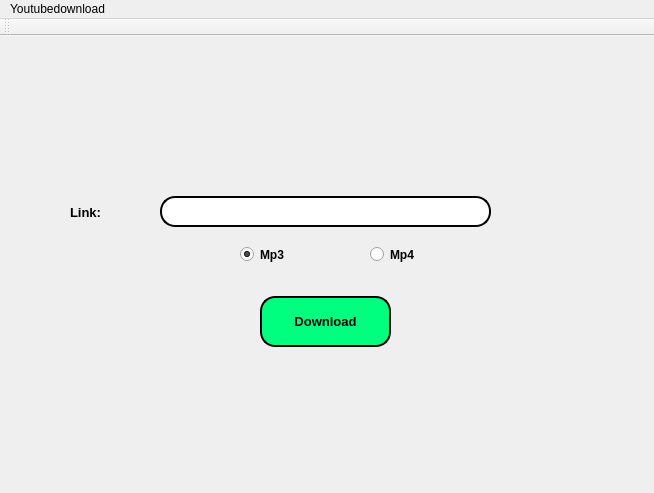
<?xml version="1.0" encoding="UTF-8"?>
<ui version="4.0">
 <class>MainWindow</class>
 <widget class="QMainWindow" name="MainWindow">
  <property name="geometry">
   <rect>
    <x>0</x>
    <y>0</y>
    <width>654</width>
    <height>493</height>
   </rect>
  </property>
  <property name="windowTitle">
   <string>MainWindow</string>
  </property>
  <property name="styleSheet">
   <string notr="true">background-color:rgb(150, 150, 150)rgb(195, 195, 195)</string>
  </property>
  <widget class="QWidget" name="centralwidget">
   <widget class="QLineEdit" name="txt_link">
    <property name="geometry">
     <rect>
      <x>160</x>
      <y>160</y>
      <width>331</width>
      <height>31</height>
     </rect>
    </property>
    <property name="font">
     <font>
      <pointsize>10</pointsize>
     </font>
    </property>
    <property name="styleSheet">
     <string notr="true">background-color: white;
border-style: outset;
border-width: 2px;
border-radius: 15px;</string>
    </property>
   </widget>
   <widget class="QPushButton" name="bt_download">
    <property name="geometry">
     <rect>
      <x>260</x>
      <y>260</y>
      <width>131</width>
      <height>51</height>
     </rect>
    </property>
    <property name="font">
     <font>
      <pointsize>10</pointsize>
      <weight>75</weight>
      <bold>true</bold>
     </font>
    </property>
    <property name="styleSheet">
     <string notr="true">QPushButton{

background-color: rgb(0, 255, 127);
border-style: outset;
border-width: 2px;
border-radius: 15px;
border-color: black;
}
QPushButton:pressed {
background-color: rgb(0, 255, 127);
border-style: outset;
border-width: 2px;
border-radius: 15px;
border-color: white;

}
</string>
    </property>
    <property name="text">
     <string>Download</string>
    </property>
   </widget>
   <widget class="QLabel" name="label_3">
    <property name="geometry">
     <rect>
      <x>70</x>
      <y>170</y>
      <width>47</width>
      <height>13</height>
     </rect>
    </property>
    <property name="font">
     <font>
      <pointsize>10</pointsize>
      <weight>75</weight>
      <bold>true</bold>
     </font>
    </property>
    <property name="text">
     <string>Link:</string>
    </property>
   </widget>
   <widget class="QRadioButton" name="rb_mp3">
    <property name="geometry">
     <rect>
      <x>240</x>
      <y>210</y>
      <width>82</width>
      <height>17</height>
     </rect>
    </property>
    <property name="font">
     <font>
      <weight>75</weight>
      <bold>true</bold>
     </font>
    </property>
    <property name="text">
     <string>Mp3</string>
    </property>
    <property name="checked">
     <bool>true</bool>
    </property>
   </widget>
   <widget class="QRadioButton" name="rb_mp4">
    <property name="geometry">
     <rect>
      <x>370</x>
      <y>210</y>
      <width>82</width>
      <height>17</height>
     </rect>
    </property>
    <property name="font">
     <font>
      <weight>75</weight>
      <bold>true</bold>
     </font>
    </property>
    <property name="text">
     <string>Mp4</string>
    </property>
   </widget>
   <widget class="QLabel" name="label">
    <property name="geometry">
     <rect>
      <x>180</x>
      <y>20</y>
      <width>291</width>
      <height>91</height>
     </rect>
    </property>
    <property name="text">
     <string/>
    </property>
    <property name="pixmap">
     <pixmap>YouTube-Logo.png</pixmap>
    </property>
    <property name="scaledContents">
     <bool>true</bool>
    </property>
   </widget>
  </widget>
  <widget class="QMenuBar" name="menubar">
   <property name="geometry">
    <rect>
     <x>0</x>
     <y>0</y>
     <width>654</width>
     <height>21</height>
    </rect>
   </property>
   <widget class="QMenu" name="menuYoutubedownload">
    <property name="title">
     <string>Youtubedownload</string>
    </property>
   </widget>
   <addaction name="menuYoutubedownload"/>
  </widget>
  <widget class="QToolBar" name="toolBar">
   <property name="windowTitle">
    <string>toolBar</string>
   </property>
   <attribute name="toolBarArea">
    <enum>TopToolBarArea</enum>
   </attribute>
   <attribute name="toolBarBreak">
    <bool>false</bool>
   </attribute>
  </widget>
 </widget>
 <resources>
  <include location="youtube.qrc"/>
 </resources>
 <connections/>
</ui>
